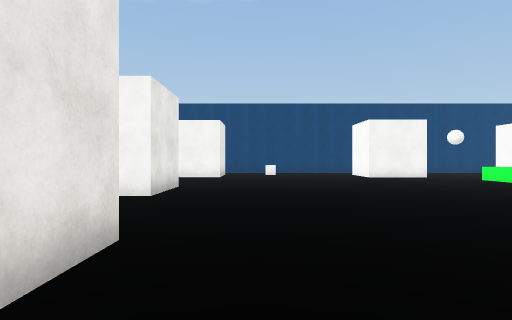
view 1 (above)

21 first-person views from a walk through a scene from a Unity 3-D project. The camera is 1.5 m above the floor, looks level and sees 75° across. The floor is counted in squares, 2 m on a side. Each view is taken from the middle of a square. On the plan, view 1 faces up. The plan holds only what a view shows up to about 11 squares ahead; the rest is blank. The player character is not drawn. Surface patterns are stand-ins for the level's own textures.

view 2
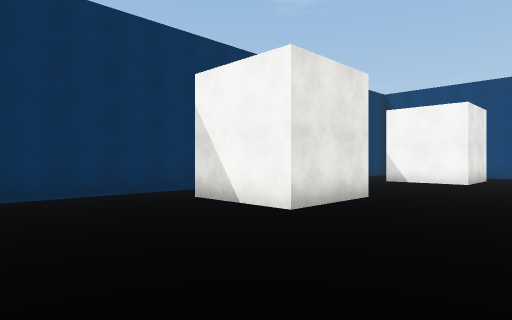

view 3
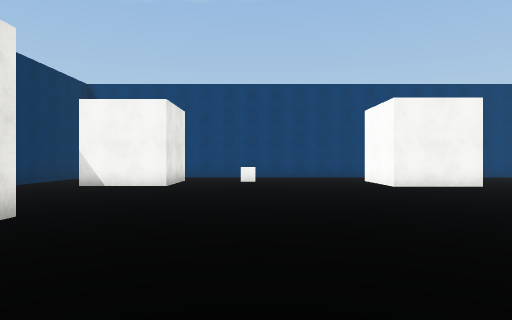

view 4
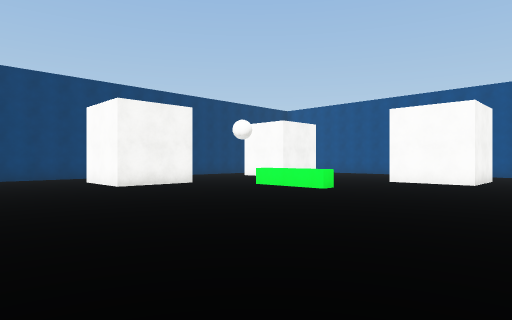

view 5
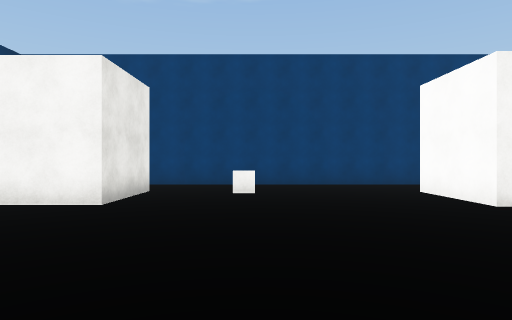

view 6
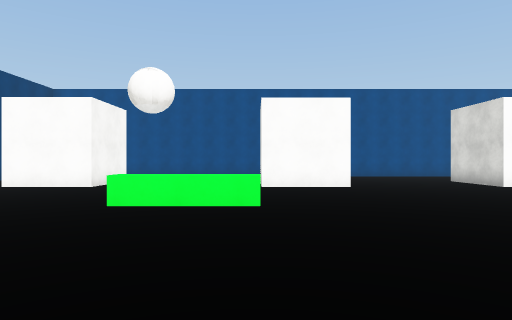

view 7
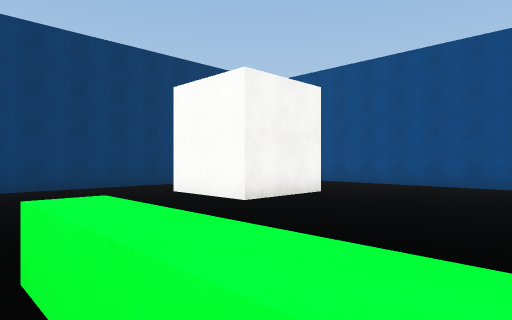

view 8
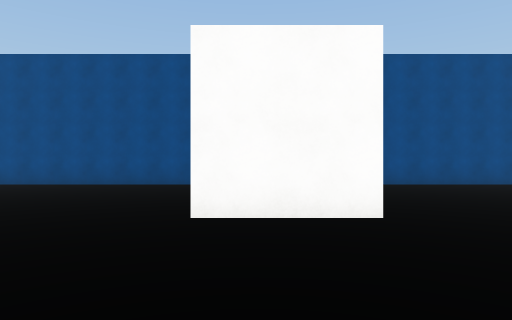

view 9
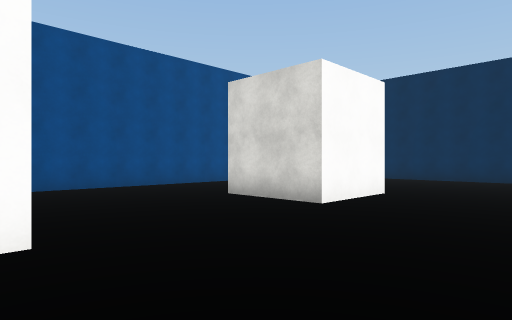

view 10
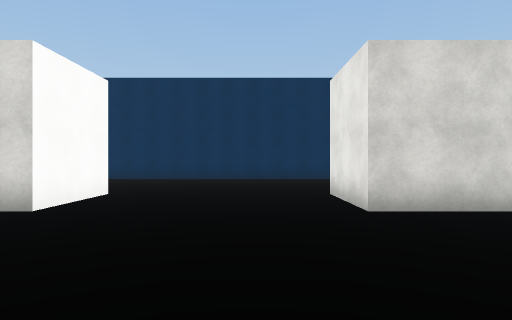

view 11
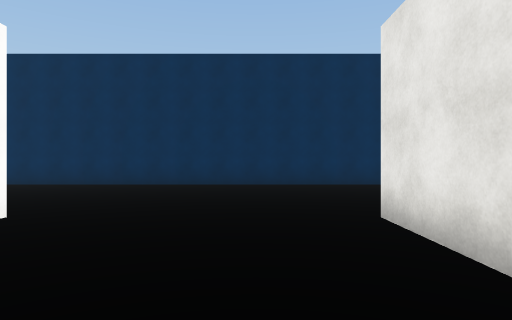

view 12
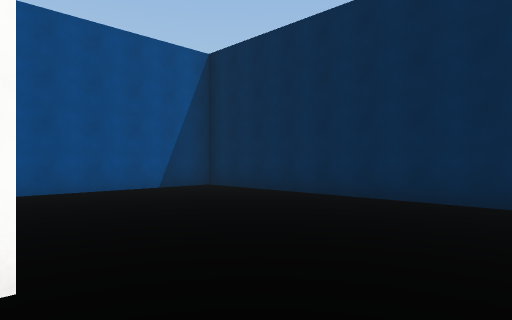

view 13
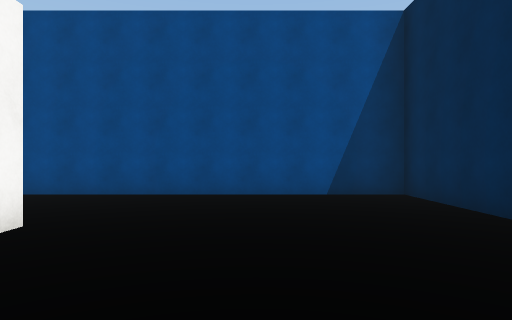

view 14
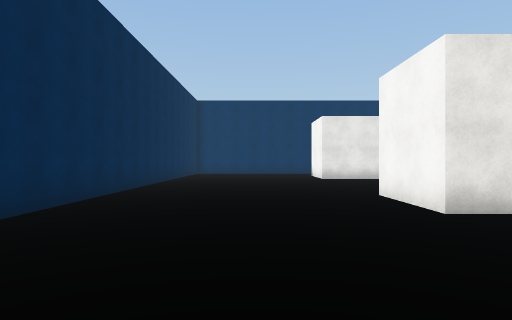

view 15
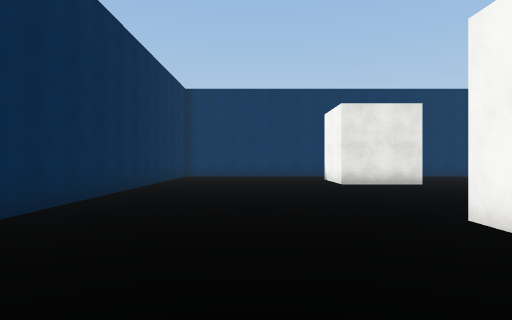

view 16
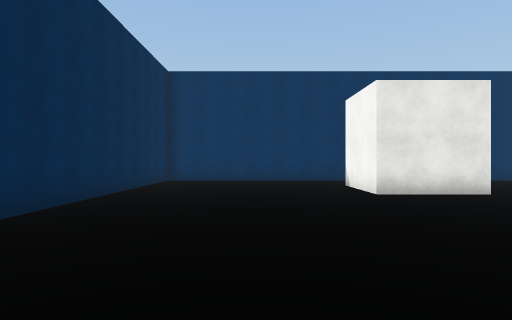

view 17
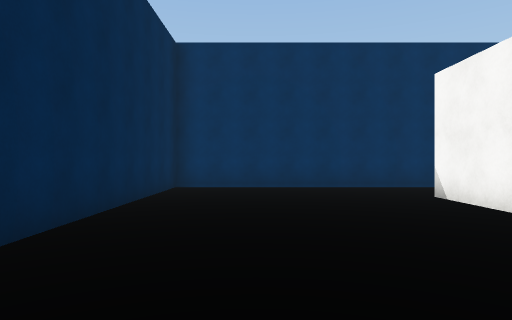

view 18
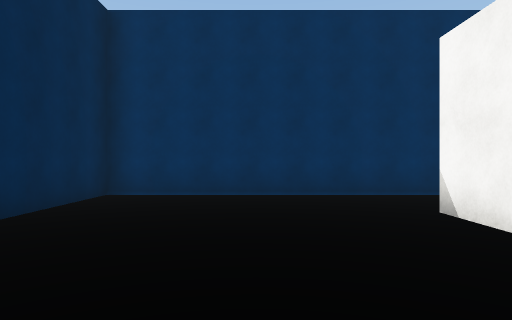

view 19
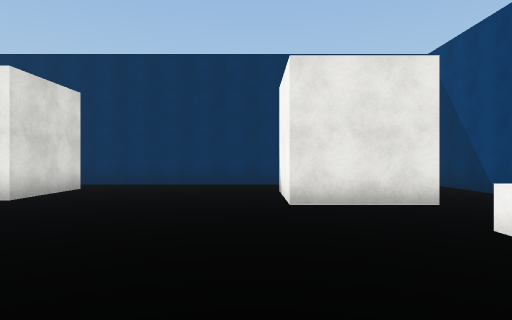

view 20
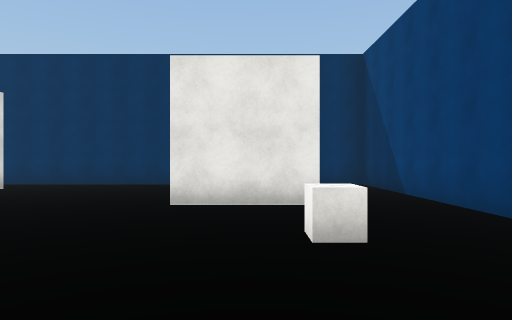

view 21
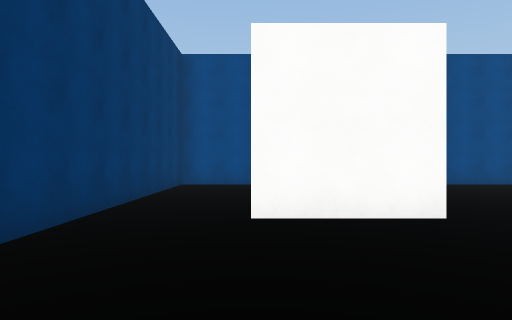

### Floor plan
Points are (right, up) in squares from view 1. A wall is a line through its corners. A room is listed if a view was taken in it or the views show most of it. See-through windows are left out.
Room 1 (views 1, 2, 3, 4, 5, 6, 7, 8, 9, 10, 11, 12, 13, 14, 15, 16, 17, 18, 19, 20, 21)
walls: (5.2, 3.1) (7.4, 3.1) (7.4, 0.6) (4.9, 0.6); (7.4, 14.4) (4.9, 14.4) (4.9, 16.9); (14.1, 7.3) (12.3, 7.3) (12.3, 9.9); (-1.3, 3.2) (-1.3, 0.6) (-3.9, 0.6); (12.3, 0.6) (12.3, 3.1) (14.9, 3.1); (14.9, 0.6) (14.4, 0.6); (-4.8, 9.4) (-2.2, 9.4) (-2.2, 6.9) (-4.8, 6.9); (14.8, 14.6) (12.3, 14.6) (12.3, 17.1); (6.1, 19.3) (-6.2, 19.3) (-6.2, 17.9); (18.3, 9.1) (18.3, 19.3) (9.1, 19.3); (-1.6, 17.1) (-1.6, 14.6) (-4.1, 14.6); (-6.2, 2) (-6.2, -5.2) (18.3, -5.2) (18.3, 6.2); (-6.2, 16) (-6.2, 3.9)
low walls: (9, 9.9) (8.4, 9.9) (8.4, 12.5)
objects: cube (1, 17)

Where each view was taken, in squares from view 1:
view 1: 0 up, 0 right, facing up
view 2: 3 up, 1 right, facing up-left
view 3: 5 up, 1 right, facing up
view 4: 5 up, 1 right, facing up-right
view 5: 9 up, 1 right, facing up
view 6: 10 up, 3 right, facing right
view 7: 10 up, 8 right, facing up-right
view 8: 9 up, 8 right, facing right
view 9: 8 up, 9 right, facing down-right
view 10: 8 up, 9 right, facing down
view 11: 5 up, 9 right, facing down
view 12: 1 up, 10 right, facing down-right
view 13: 2 down, 11 right, facing right
view 14: 2 down, 12 right, facing left
view 15: 2 down, 9 right, facing left
view 16: 2 down, 6 right, facing left
view 17: 3 down, 3 right, facing left
view 18: 2 down, 1 right, facing left
view 19: 14 up, 4 right, facing left
view 20: 16 up, 4 right, facing left
view 21: 17 up, 8 right, facing right
